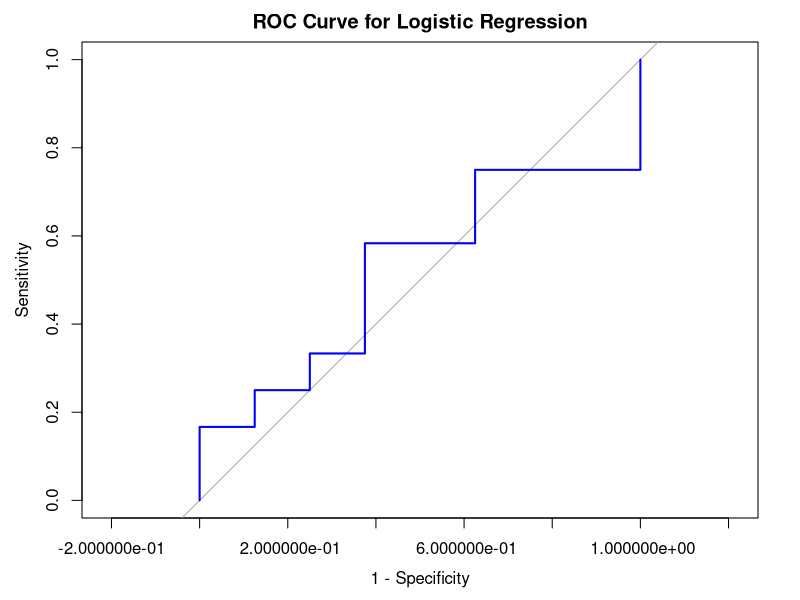

R code for this plot:
# program summary
# supervised learning -> 
# classification (logistic regression 0/1) -> 
# confusion matrix -> 
# ROC curve

## Load necessary libraries
library(caret)
library(dplyr)
library(pROC)

################################################
# STEP 1 PRE-PROCESSING AND DATA CURATION 
################################################

# Simulate healthcare data (100 patients)
# We are setting the base for the sequence of numbers in the dataset
# The seed allocates a certain sequence of fixed numbers to the dataset

set.seed(123) 

# setting the dataset

data <- data.frame(
  Age = sample(40:80, 100, replace = TRUE), #ages between 40-80
  
  Cholesterol = rnorm(100, mean = 200, sd = 30),
  
  BloodPressure = rnorm(100, mean = 120, sd = 15),
  
  Outcome = sample(0:1, 100, replace = TRUE)
)


# Introduce some missing values randomly

data$Cholesterol[sample(1:100, 10)] <- NA #10 values from 1-100 index will be given NA


# Handle missing values by imputing median 
# mutate_all() goes through all columns
# the period represents the specific column in the iteration
# it is good practice to go through every column when replacing NAs

data <- data %>% mutate_all(~ifelse(is.na(.), median(., na.rm = TRUE), .)) #mutate all applies rule to all column and period is used to specify column iteration 


# normalise numeric features
# we are basically setting all the numeric values to a common scale
# all features have a mean of 0 and standard deviation of 1
# it is important to normalise all columns

preProcess_data <- preProcess(data[, c("Age", "Cholesterol", "BloodPressure")],
                              method = c("center", "scale")) #center + scale makes mean: 0 + SD: 1

normalised_data <- predict(preProcess_data, data)


# Append Outcome column back to the normalised dataset

normalised_data$Outcome <- data$Outcome

################################################
# STEP 2 SUPERVISED LEARNING MODEL
################################################

# supervised learning is when the ML is given the data with labels/answers
# Split data into training and testing sets

set.seed(123) # want to ensure that the numbers in this section are the same

# taking 80% of rows indexes of the entire dataset
# the proportion of the outcome class is also preserved
# 80% of 1's are included in the training dataset
# 80% of 0's are included in the training dataset 

trainIndex <- createDataPartition(normalised_data$Outcome, p = 0.8, list = FALSE)

trainData <- normalised_data[trainIndex, ] # includes data with the indexes specified

testData <- normalised_data[-trainIndex, ] # minus sign includes indexes not in dataset


# Train logistic regression model
# the outcome column is the dependent variable/y axis/outcome
# the other columns are the independent cariables/x axis/inputs
# binomial means that a logistic regression is used (classification of 0 & 1)

model <- glm(Outcome ~ Age + Cholesterol + BloodPressure, data = trainData, family = binomial)


# Predict on test data
# gives a probability score from 0-1

predictions <- predict(model, testData, type = "response") # can stop here if you want

# after training
# Convert probabilities to binary outcomes (0 or 1)
# if probability is greater than 0.5 then it has disease
# if probability is lower than 0.5 then you don't have disease
# setting threshold

predicted_classes <- ifelse(predictions > 0.5, 1, 0)


# Evaluate model performance using a confusion matrix
# top left: true negative
# top right: false positive (patient doesn't have disease but model said they do)
# bottom left: false negative (patient has disease but model said they don't)
# bottom right: true positive 

conf_matrix <- table(testData$Outcome, predicted_classes) # rows, columns

print(conf_matrix)

# Compute ROC curve
# ROC curve gives us an idea of the ML models performance in predicting disease presence
# sensitivity: true positive rate (true positive/(true positive + False negative))
# specificity: true negative / (true negative + false positive)
# false positive rate: false positive/(false positive + true negative) OR (1 - specificity)

roc_curve <- roc(testData$Outcome, predictions)

# y-axis: sensitivity or true positive rate
# x-axis: 1-specificity or false positive rate

plot(roc_curve, col = "blue", main = "ROC Curve for Logistic Regression", legacy.axes = TRUE)

# the code below obtains the exact threshold rate and coordinates

coords(roc_curve, x = "all", ret = c("threshold", "sensitivity", "specificity"))
